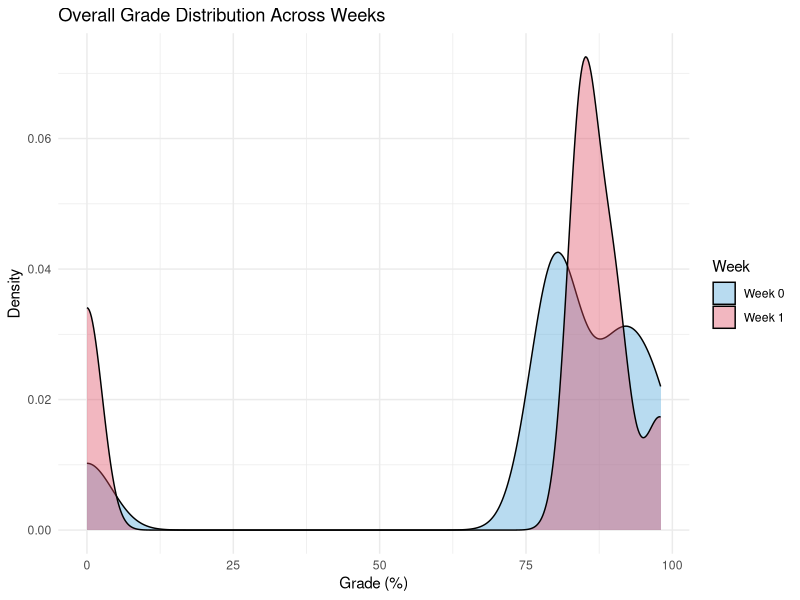
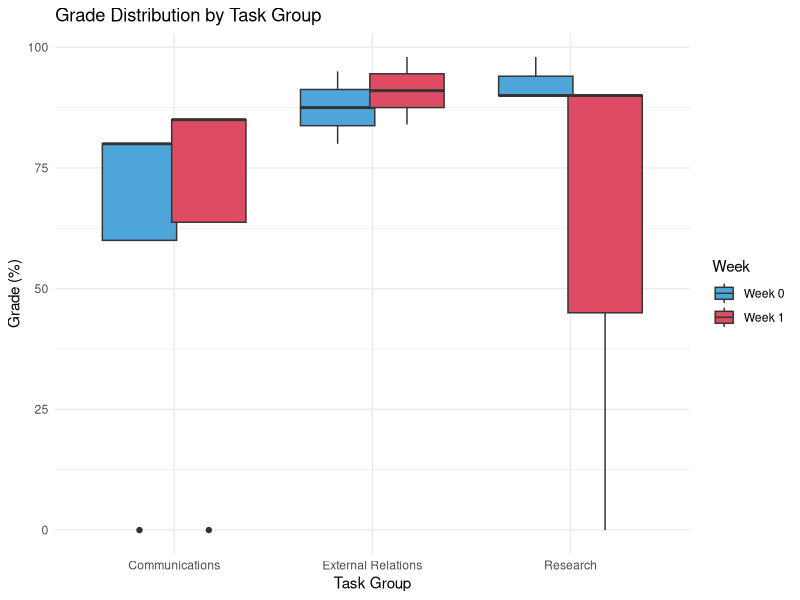
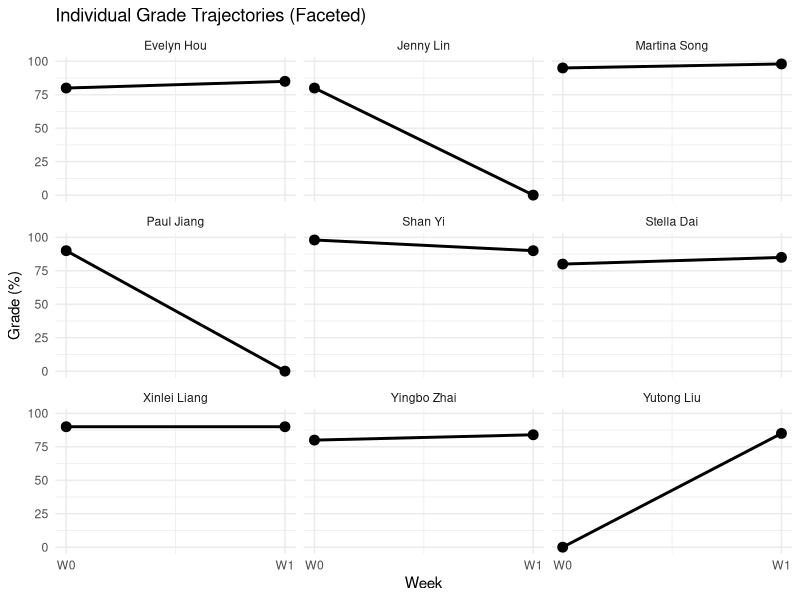
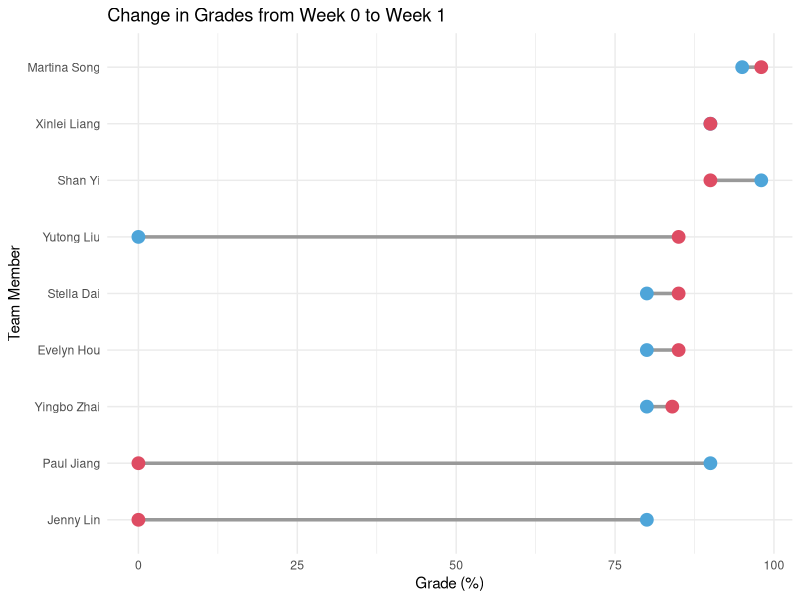

Reproduce these figures in R, in order.
library(tidyverse)

# ---- Raw data entry ----
GradesDF <- tribble(
  ~TeamMember,       ~W0,  ~W1,
  "Shan Yi",          98,   90,
  "Martina Song",     95,   98,
  "Xinlei Liang",     90,   90,
  "Paul Jiang",       90,    0,
  "Yingbo Zhai",      80,   84,
  "Evelyn Hou",       80,   85,
  "Jenny Lin",        80,    0,
  "Yutong Liu",        0,   85,
  "Stella Dai",       80,   85
)

#. Define Task Groups
Communications      <- c("Evelyn Hou", "Jenny Lin", "Yutong Liu", "Stella Dai")
Research            <- c("Shan Yi", "Xinlei Liang", "Paul Jiang")
ExternalRelations   <- c("Martina Song", "Yingbo Zhai")

# Add group column
GradesDF <- GradesDF %>%
  mutate(TaskGroup = case_when(
    TeamMember %in% Communications ~ "Communications",
    TeamMember %in% Research ~ "Research",
    TeamMember %in% ExternalRelations ~ "External Relations",
    TRUE ~ "Other"
  ))
#Convert to Long Format
GradesLong <- GradesDF %>%
  pivot_longer(cols = c(W0, W1),
               names_to = "Week",
               values_to = "Grade") %>%
  mutate(Week = ifelse(Week == "W0", 0, 1))

#Overall Grade Distribution (Density)
ggplot(GradesLong, aes(x = Grade, fill = factor(Week))) +
  geom_density(alpha = 0.4) +
  scale_fill_manual(values = c("0" = "#4EA5D9", "1" = "#DE4C63"),
                    labels = c("Week 0", "Week 1")) +
  labs(
    title = "Overall Grade Distribution Across Weeks",
    x = "Grade (%)",
    y = "Density",
    fill = "Week"
  ) +
  theme_minimal()
#Grade Distribution by Task Group (Boxplot)
ggplot(GradesLong, aes(x = TaskGroup, y = Grade, fill = factor(Week))) +
  geom_boxplot(position = position_dodge(width = 0.7)) +
  scale_fill_manual(values = c("0" = "#4EA5D9", "1" = "#DE4C63"),
                    labels = c("Week 0", "Week 1")) +
  labs(
    title = "Grade Distribution by Task Group",
    x = "Task Group",
    y = "Grade (%)",
    fill = "Week"
  ) +
  theme_minimal()

#Faceted “Mini Line Charts” One per Student

ggplot(GradesLong, aes(x = Week, y = Grade)) +
  geom_line(size = 1) +
  geom_point(size = 3) +
  facet_wrap(~ TeamMember) +
  scale_x_continuous(
    breaks = c(0, 1),
    labels = c("W0", "W1")
  ) +
  labs(
    title = "Individual Grade Trajectories (Faceted)",
    x = "Week",
    y = "Grade (%)"
  ) +
  theme_minimal()

#Dumbbell Chart 

DumbbellDF <- GradesDF %>%
  arrange(W1)

ggplot(DumbbellDF, aes(y = reorder(TeamMember, W1))) +
  # line between W0 and W1
  geom_segment(aes(x = W0, xend = W1,
                   yend = TeamMember),
               linewidth = 1.2,
               color = "grey60") +
  # starting point (W0)
  geom_point(aes(x = W0),
             size = 4,
             color = "#4EA5D9") +
  # ending point (W1)
  geom_point(aes(x = W1),
             size = 4,
             color = "#DE4C63") +
  labs(
    title = "Change in Grades from Week 0 to Week 1",
    x = "Grade (%)",
    y = "Team Member"
  ) +
  theme_minimal()


